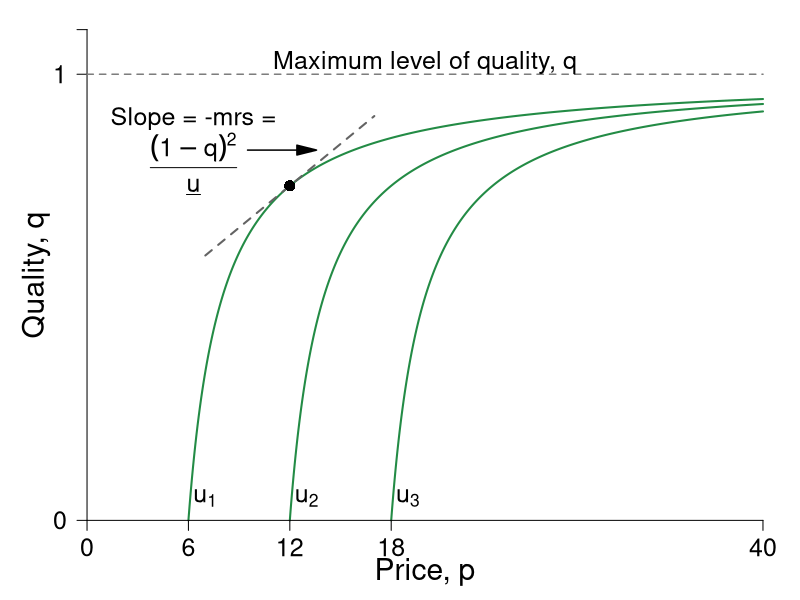

Write R code to recreate this figure.
require(ggplot2)
require(shape)
pdf(file = "information_power/ch11_fig3.pdf", width = 9, height = 7)

#Set parameters for graphics
pointsize <- 1.8
axislabelsize <- 1.8
labelsize <- 1.5
namesize <- 1.8
annotatesize <- 1.5
graphlinewidth <- 2
segmentlinewidth <- 1.5

#Parameters for figures
u1 <- 4
u2 <- 10
u3 <- 16
delta1 <- 2
delta2 <- 2
delta3 <- 2

indiffFn1 <- function(p, u1 = 4, delta1 = 2) {
  1 - (delta1) / (p - u1)
}

indiffFn2 <- function(p, u2 = 10, delta2 = 2) {
  1 - (delta2) / (p - u2)
}

indiffFn3 <- function(p, u3 = 16, delta3 = 2) {
  1 - (delta3) / (p - u3)
}

#The derivative for the function q = 1 - delta/(p - u) = delta/p - u)^2;
#From that we get the derivative and substitute in the relevant values
#for delta, u and p; that is we get a slope of 1/32
#But we also need the intercept; 0.375 above, or q/2 as it stood
tangentLine <- function(p){
  0.375 + (1/32)*p
}

COL <- c("#bae4b3", "#74c476", "#238b45")
COLA <- c("#e0f3db", "#99d8c9","#66c2a4","#41ae76", "#238b45", "#005824")
COLB <- c("#c6dbef", "#4eb3d3", "#2b8cbe", "#0868ac","#084081")
COLC <- c("#fcfbfd", "#efedf5", "#dadaeb", "#bcbddc", "#9e9ac8", "#807dba", "#6a51a3", "#54278f", "#3f007d")
grays <- gray.colors(25, start = 1, end = 0)

par(mar =  c(3, 3, .5, .5))
xlims <- c(0, 40)
ylims <- c(0, 1.1)


plot(0, 0, xlim = xlims, ylim = ylims, type = "n",
     xlab = "",
     ylab = "",
     xaxt = "n", yaxt = "n", cex.lab = axislabelsize, bty = "n")

mtext(expression(paste("Price, ", p)), side=1, line = 1.5, cex = axislabelsize)
text(-3, ylims[2] - 0.5*(ylims[2] - ylims[1]), expression(paste("Quality, ", q)), xpd = TRUE, cex = axislabelsize, srt = 90) 


npts <- 500 
#xx1 <- seq(0, xlims[2], length.out = npts)
xx1 <- seq(u1 + delta1, xlims[2], length.out = npts)
xx2 <- seq(u2 + delta2, xlims[2], length.out = npts)
xx3 <- seq(u3 + delta3, xlims[2], length.out = npts)
xx4 <- seq(7, 17, 0.01)




#Draw the lines for the graphs
lines(xx1, indiffFn1(xx1), col = COLA[5], lwd = graphlinewidth)
lines(xx2, indiffFn2(xx2), col = COLA[5], lwd = graphlinewidth)
lines(xx3, indiffFn3(xx3), col = COLA[5], lwd = graphlinewidth)
lines(xx4, tangentLine(xx4), col = grays[22], lty = 2, lwd = graphlinewidth)

#Customize ticks and labels for the plot
ticksy <- c(0, 1, 1.1)
ylabels <- c(0, 1, NA)
ticksx <- c(0, 6, 12, 18, 40)
xlabels <- c(0, 6, 12, 18, 40)
axis(1, at = ticksx, pos = 0, labels = xlabels, cex.axis = labelsize)
axis(2, at = ticksy, pos = 0, labels = ylabels, las = 1, cex.axis = labelsize)

#Annotation of the three indifference curves
text(7, 0.05, expression(paste(u[1])), cex = labelsize)
text(13, 0.05, expression(paste(u[2])), cex = labelsize)
text(19, 0.05, expression(paste(u[3])), cex = labelsize)

#Line for the max quality, q = 1 
segments(0, 1, 40, 1, lty = 2, col = grays[20], lwd = segmentlinewidth)
#Annotating line of 100% quality
text(20, 1.025, expression(paste("Maximum level of quality, q")), cex = labelsize)

#Add a point for the tangency
points(12, 0.75, pch = 16, col = "black", cex = 1.5)

#Arrow to Slope of BRF
Arrows(9.5, .83, 13, .83, col = "black", lty = 1, lwd = 1.5, arr.type = "triangle")
text(6.3, 0.9, expression(paste("Slope = -mrs =")), cex = labelsize)
text(6.3, 0.8, expression(paste(frac((1-q)^2, underline(u)))), cex = labelsize)
#text(5, 0.8, expression(paste(" = ", frac((1-q)^2,  underline("u")))), cex = labelsize)
dev.off()
